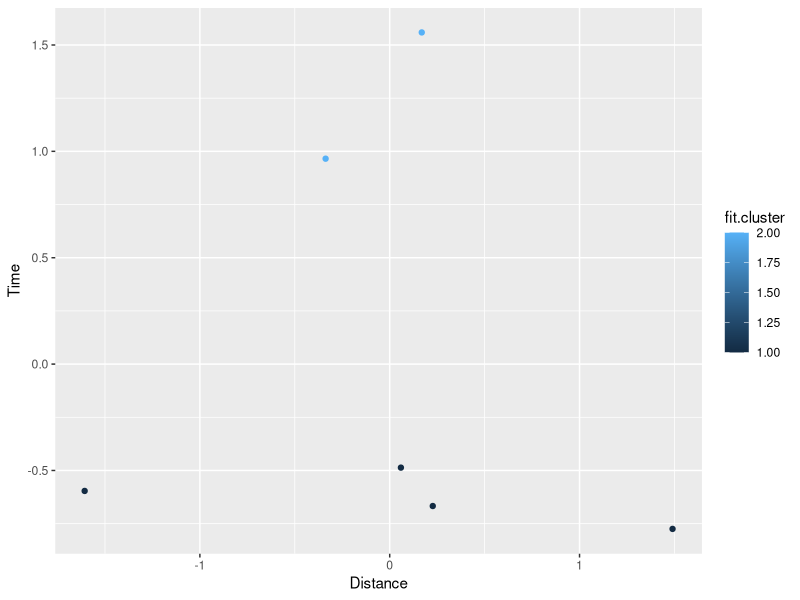
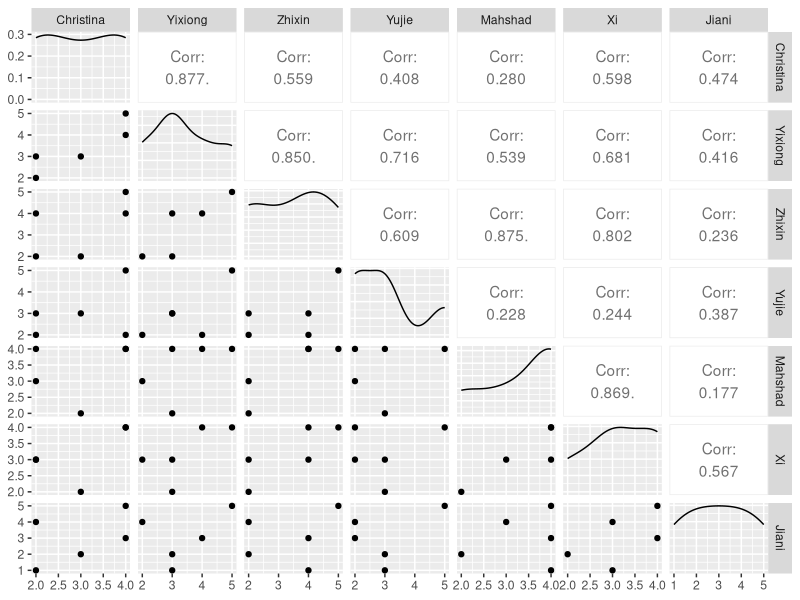
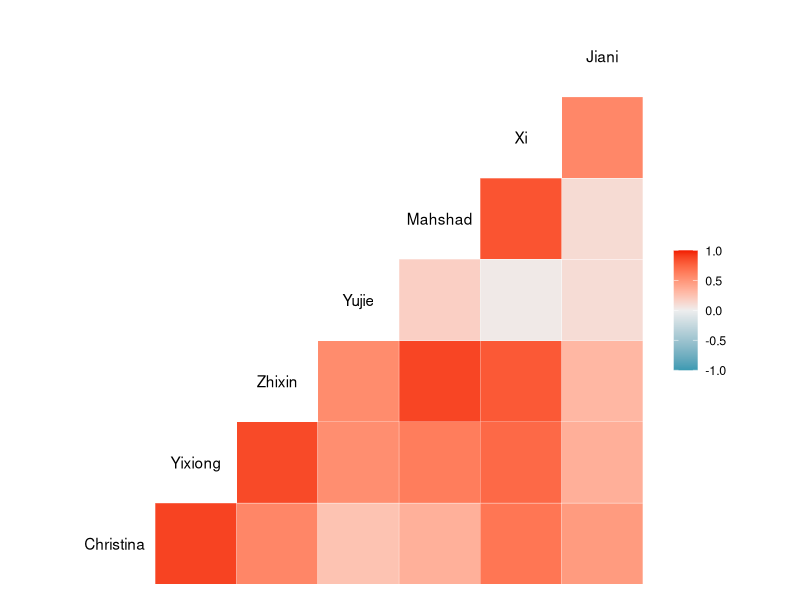
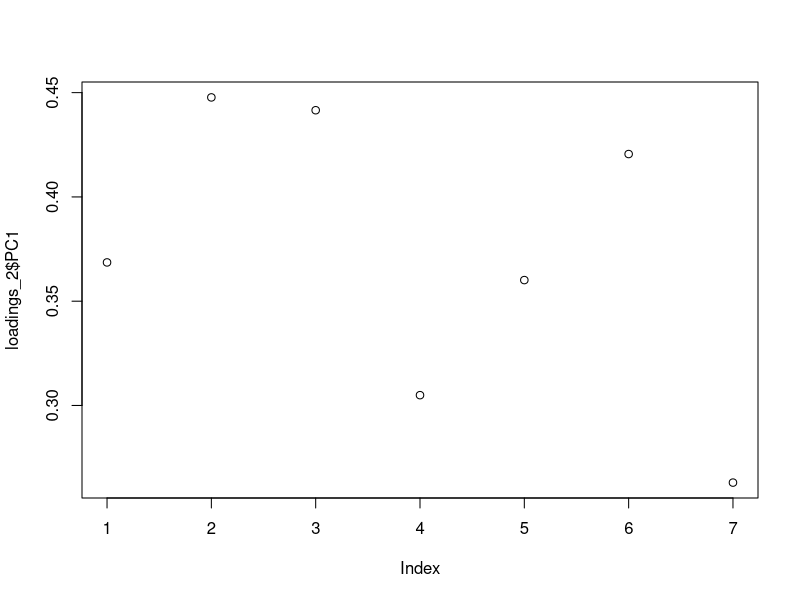

Generate these figures, in order, with R:
## ---- chunk 1
knitr::opts_chunk$set(echo = TRUE)
## ---- chunk 2
library(tidyr)
library(dplyr)
library(ggplot2)
library(readr)
library(GGally)


D1 <- read_csv("Group 6  data.csv")
D2 <- read_csv("distance.csv")
D3 <- merge(D1, D2)
D3 <- D3[,-1]
D3 <- scale(D3)
fit <- kmeans(D3, 2)
D4 <- data.frame(D3, fit$cluster)
ggplot(D4, aes(distance, time, colour = fit.cluster)) + geom_point() + xlab("Distance") + ylab("Time")

## ---- chunk 3
K1 <- read.csv("survey.csv")
K1 <- K1[1:5,]
ggpairs(K1, 2:8, progress = FALSE)
ggcorr(K1[,-1], method = c("everything", "spearman"))
K2 <- K1[,-1]
pca <- prcomp(K2, scale. = TRUE)
loadings <- abs(pca$rotation)
loadings_2 <- data.frame(loadings)
#Visualize the PC1 results for each member of your group
plot(loadings_2$PC1, type = "points")

## ---- chunk 4
D5 <- D3[, c(1,5)]
cor(D5)
